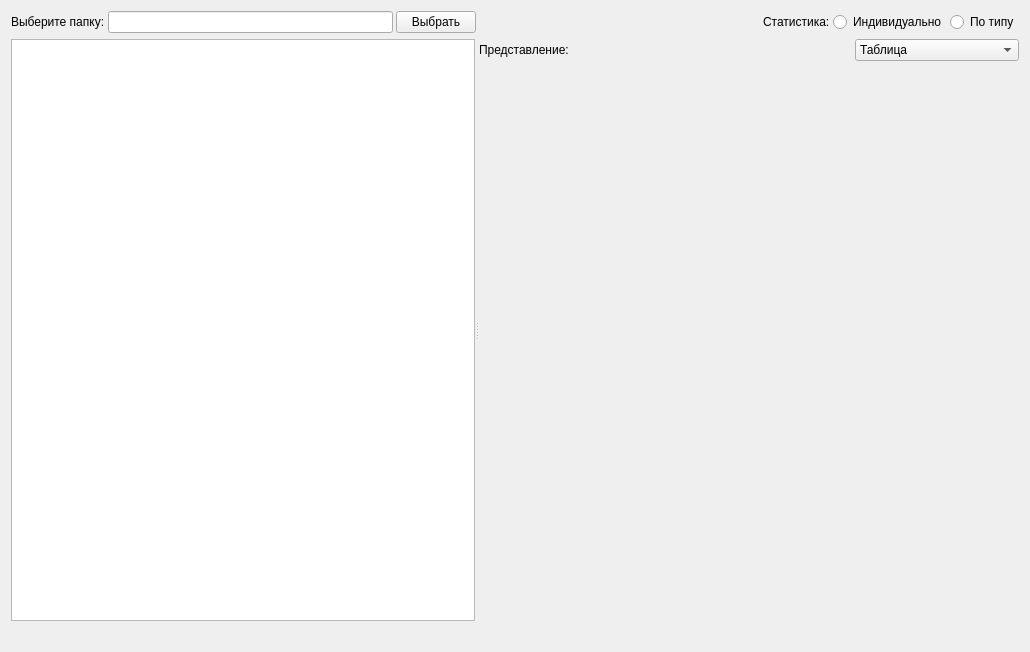
<?xml version="1.0" encoding="UTF-8"?>
<ui version="4.0">
 <class>StatsMainWindow</class>
 <widget class="QWidget" name="StatsMainWindow">
  <property name="geometry">
   <rect>
    <x>0</x>
    <y>0</y>
    <width>1030</width>
    <height>652</height>
   </rect>
  </property>
  <property name="windowTitle">
   <string>Задание 3: статистика файлов</string>
  </property>
  <layout class="QVBoxLayout" name="verticalLayout">
   <item>
    <widget class="QFrame" name="frame">
     <property name="sizePolicy">
      <sizepolicy hsizetype="Preferred" vsizetype="Fixed">
       <horstretch>0</horstretch>
       <verstretch>0</verstretch>
      </sizepolicy>
     </property>
     <layout class="QHBoxLayout" name="horizontalLayout">
      <property name="spacing">
       <number>3</number>
      </property>
      <property name="leftMargin">
       <number>0</number>
      </property>
      <property name="topMargin">
       <number>0</number>
      </property>
      <property name="rightMargin">
       <number>0</number>
      </property>
      <property name="bottomMargin">
       <number>0</number>
      </property>
      <item>
       <widget class="QLabel" name="label">
        <property name="text">
         <string>Выберите папку:</string>
        </property>
       </widget>
      </item>
      <item>
       <widget class="QLineEdit" name="dirLineEdit">
        <property name="readOnly">
         <bool>true</bool>
        </property>
       </widget>
      </item>
      <item>
       <widget class="QPushButton" name="choosePushButton">
        <property name="text">
         <string>Выбрать</string>
        </property>
       </widget>
      </item>
      <item>
       <spacer name="horizontalSpacer">
        <property name="orientation">
         <enum>Qt::Horizontal</enum>
        </property>
        <property name="sizeHint" stdset="0">
         <size>
          <width>40</width>
          <height>20</height>
         </size>
        </property>
       </spacer>
      </item>
      <item>
       <widget class="QLabel" name="label_2">
        <property name="text">
         <string>Статистика:</string>
        </property>
       </widget>
      </item>
      <item>
       <widget class="QRadioButton" name="listFilesRadioButton">
        <property name="text">
         <string>Индивидуально</string>
        </property>
       </widget>
      </item>
      <item>
       <widget class="QRadioButton" name="groupFilesRadioButton">
        <property name="text">
         <string>По типу</string>
        </property>
       </widget>
      </item>
     </layout>
    </widget>
   </item>
   <item>
    <widget class="QSplitter" name="splitter">
     <property name="orientation">
      <enum>Qt::Horizontal</enum>
     </property>
     <widget class="QTreeView" name="filesTreeView"/>
     <widget class="QWidget" name="statsWidget" native="true">
      <layout class="QVBoxLayout" name="verticalLayout_3">
       <property name="spacing">
        <number>4</number>
       </property>
       <property name="leftMargin">
        <number>0</number>
       </property>
       <property name="topMargin">
        <number>0</number>
       </property>
       <property name="rightMargin">
        <number>0</number>
       </property>
       <property name="bottomMargin">
        <number>0</number>
       </property>
       <item>
        <layout class="QHBoxLayout" name="horizontalLayout_2">
         <item>
          <widget class="QLabel" name="label_3">
           <property name="text">
            <string>Представление:</string>
           </property>
          </widget>
         </item>
         <item>
          <spacer name="horizontalSpacer_2">
           <property name="orientation">
            <enum>Qt::Horizontal</enum>
           </property>
           <property name="sizeHint" stdset="0">
            <size>
             <width>40</width>
             <height>20</height>
            </size>
           </property>
          </spacer>
         </item>
         <item>
          <widget class="QComboBox" name="statsComboBox">
           <item>
            <property name="text">
             <string>Таблица</string>
            </property>
           </item>
           <item>
            <property name="text">
             <string>Круговая диаграмма</string>
            </property>
           </item>
           <item>
            <property name="text">
             <string>Столбчатая диаграмма</string>
            </property>
           </item>
          </widget>
         </item>
        </layout>
       </item>
       <item>
        <widget class="QStackedWidget" name="statsViewStackedWidget">
         <property name="currentIndex">
          <number>1</number>
         </property>
         <widget class="QWidget" name="tablePage">
          <layout class="QVBoxLayout" name="verticalLayout_2">
           <property name="spacing">
            <number>0</number>
           </property>
           <property name="leftMargin">
            <number>0</number>
           </property>
           <property name="topMargin">
            <number>0</number>
           </property>
           <property name="rightMargin">
            <number>0</number>
           </property>
           <property name="bottomMargin">
            <number>0</number>
           </property>
           <item>
            <widget class="QTableView" name="filesTableView">
             <attribute name="verticalHeaderVisible">
              <bool>false</bool>
             </attribute>
            </widget>
           </item>
          </layout>
         </widget>
         <widget class="QWidget" name="chartPage"/>
        </widget>
       </item>
      </layout>
     </widget>
    </widget>
   </item>
   <item>
    <widget class="QLabel" name="statusLable">
     <property name="sizePolicy">
      <sizepolicy hsizetype="Preferred" vsizetype="Fixed">
       <horstretch>0</horstretch>
       <verstretch>0</verstretch>
      </sizepolicy>
     </property>
    </widget>
   </item>
  </layout>
 </widget>
 <resources/>
 <connections/>
</ui>
